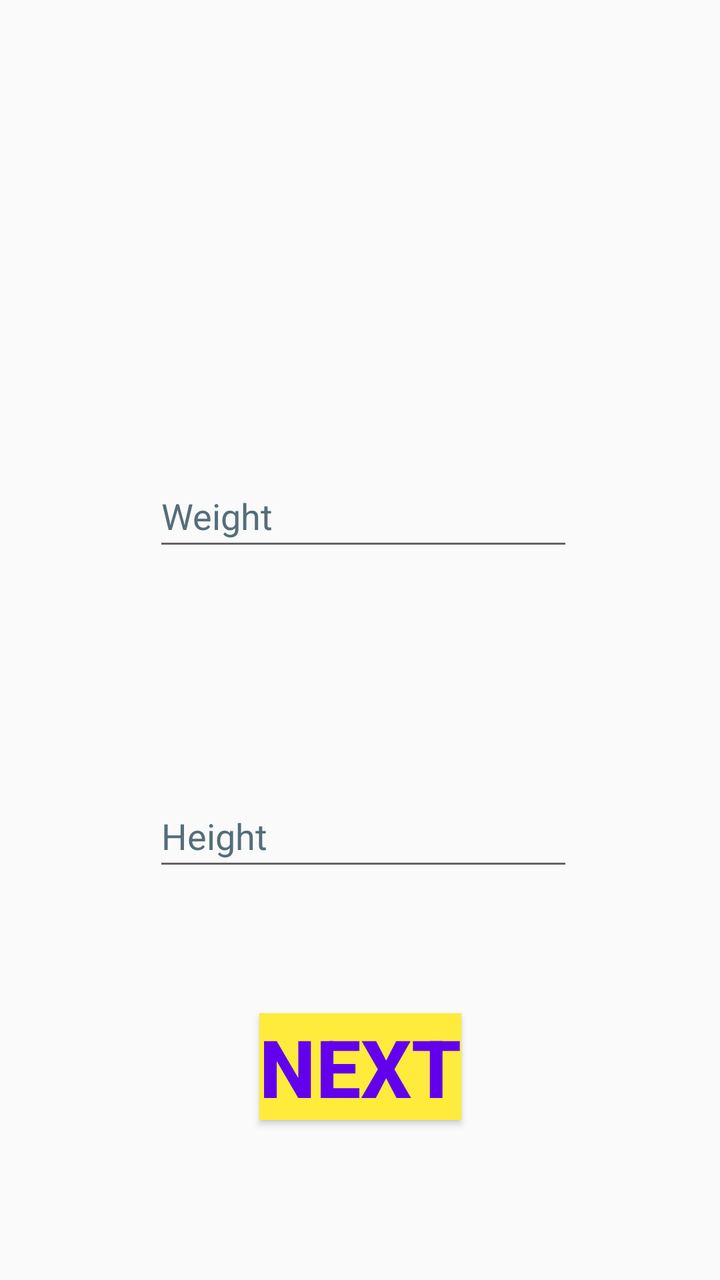
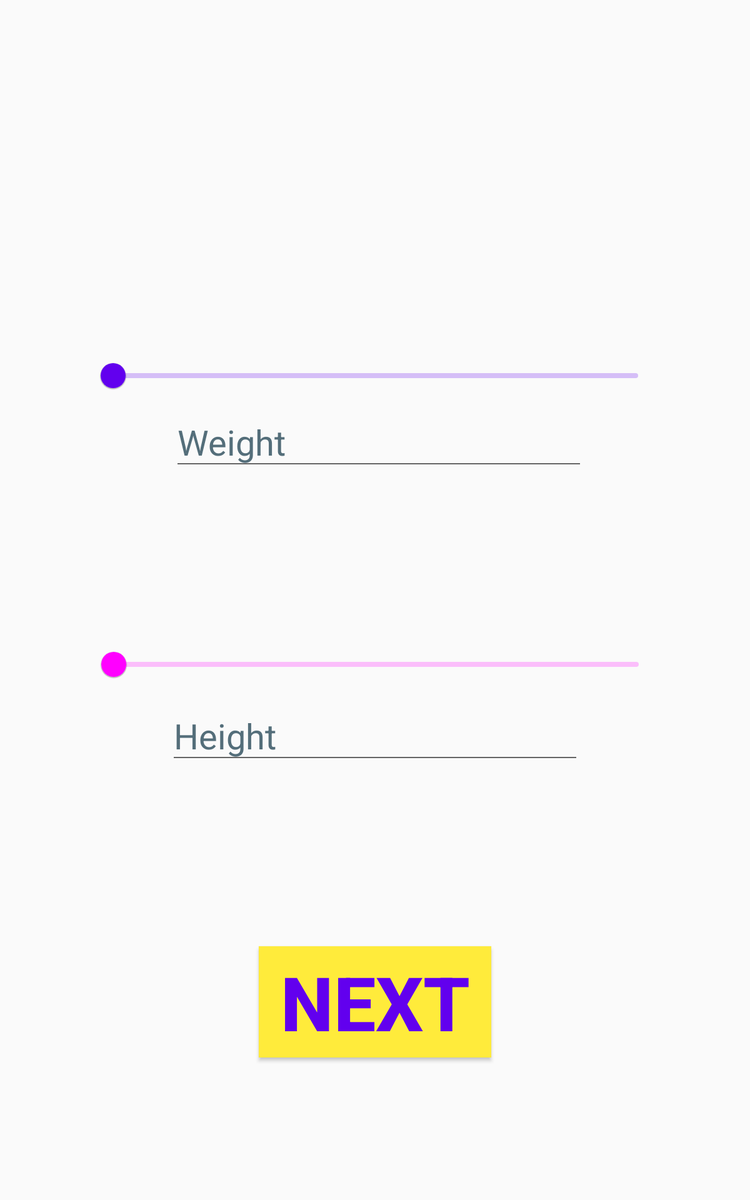

An Android layout and its configuration variant, each rendered on a device that would load it. The default file and the variant file are quoted in full after the pictures.
<!-- AndroidManifest.xml: application theme Theme.MAD_T2_AND_T3_BMI_Calculator -->
<!-- res/layout/activity_third_matric_input.xml -->
<?xml version="1.0" encoding="utf-8"?>
<android.support.constraint.ConstraintLayout xmlns:android="http://schemas.android.com/apk/res/android"
    xmlns:app="http://schemas.android.com/apk/res-auto"
    xmlns:tools="http://schemas.android.com/tools"
    android:layout_width="match_parent"
    android:layout_height="match_parent"
    tools:context=".ThirdActivity_Get_Input">


    <TextView
        android:id="@+id/textTitle"
        android:layout_width="210dp"
        android:layout_height="62dp"
        android:textColor="@color/black"
        android:textSize="24sp"
        android:textStyle="bold"
        app:layout_constraintBottom_toBottomOf="parent"
        app:layout_constraintEnd_toEndOf="parent"
        app:layout_constraintStart_toStartOf="parent"
        app:layout_constraintTop_toTopOf="parent"
        app:layout_constraintVertical_bias="0.156" />

    <EditText
        android:id="@+id/textWeight"
        android:layout_width="wrap_content"
        android:layout_height="wrap_content"
        android:layout_marginTop="80dp"
        android:ems="10"
        android:hint="@string/weight"
        android:inputType="numberSigned|numberDecimal"
        android:minHeight="48dp"
        android:textColorHint="#546E7A"
        app:layout_constraintEnd_toEndOf="parent"
        app:layout_constraintHorizontal_bias="0.512"
        app:layout_constraintStart_toStartOf="parent"
        app:layout_constraintTop_toBottomOf="@+id/textTitle"
        android:autofillHints="" />

    <TextView
        android:id="@+id/textViewWeight"
        android:layout_width="wrap_content"
        android:layout_height="wrap_content"
        android:layout_marginTop="10dp"
        android:textColor="@color/black"
        android:textSize="25sp"
        android:textStyle="bold"
        app:layout_constraintEnd_toEndOf="parent"
        app:layout_constraintHorizontal_bias="0.498"
        app:layout_constraintStart_toStartOf="parent"
        app:layout_constraintTop_toBottomOf="@+id/textWeight" />

    <EditText
        android:id="@+id/textHeight"
        android:layout_width="wrap_content"
        android:layout_height="wrap_content"
        android:layout_marginTop="240dp"
        android:ems="10"
        android:hint="@string/height"
        android:inputType="numberSigned|numberDecimal"
        android:minHeight="48dp"
        android:textColorHint="#546E7A"
        app:layout_constraintEnd_toEndOf="parent"
        app:layout_constraintHorizontal_bias="0.512"
        app:layout_constraintStart_toStartOf="parent"
        app:layout_constraintTop_toBottomOf="@+id/textTitle"
        android:autofillHints="" />

    <TextView
        android:id="@+id/textViewHeight"
        android:layout_width="wrap_content"
        android:layout_height="wrap_content"
        android:layout_marginTop="10dp"
        android:textColor="@color/black"
        android:textSize="25sp"
        android:textStyle="bold"
        app:layout_constraintEnd_toEndOf="parent"
        app:layout_constraintHorizontal_bias="0.506"
        app:layout_constraintStart_toStartOf="parent"
        app:layout_constraintTop_toBottomOf="@+id/textHeight" />

    <Button
        android:id="@+id/buttonNext"
        android:layout_width="wrap_content"
        android:layout_height="wrap_content"
        android:layout_marginBottom="80dp"
        android:background="#FFEB3B"
        android:text="@string/next"
        android:textColor="@color/purple_500"
        android:textSize="40sp"
        android:textStyle="bold"
        app:layout_constraintBottom_toBottomOf="parent"
        app:layout_constraintEnd_toEndOf="parent"
        app:layout_constraintStart_toStartOf="parent" />


</android.support.constraint.ConstraintLayout>
<!-- resources referenced by this layout -->
<resources>
  <color name="black">#FF000000</color>
  <color name="purple_500">#FF6200EE</color>
  <string name="height">Height</string>
  <string name="next">NEXT</string>
  <string name="weight">Weight</string>
  <style name="Theme.MAD_T2_AND_T3_BMI_Calculator" parent="Theme.AppCompat.Light.DarkActionBar">
          
          <item name="colorPrimary">@color/purple_500</item>
          <item name="colorPrimaryDark">@color/purple_700</item>
          <item name="colorAccent">@color/teal_200</item>
          
  
      </style>
  <color name="purple_700">#FF3700B3</color>
  <color name="teal_200">#FF03DAC5</color>
</resources>
<!-- res/layout-large/activity_third_matric_input.xml (the author's variant of the layout above) -->
<!-- drawn on a 7-inch tablet held upright -->
<?xml version="1.0" encoding="utf-8"?>
<androidx.constraintlayout.widget.ConstraintLayout xmlns:android="http://schemas.android.com/apk/res/android"
    xmlns:app="http://schemas.android.com/apk/res-auto"
    xmlns:tools="http://schemas.android.com/tools"
    android:id="@+id/myConstraintLayout"
    android:layout_width="match_parent"
    android:layout_height="match_parent"
    tools:context=".ThirdActivity_Get_Input">


    <TextView
        android:id="@+id/textTitle"
        android:layout_width="414dp"
        android:layout_height="112dp"
        android:textColor="@color/black"
        android:textSize="44sp"
        android:textStyle="bold"
        app:layout_constraintBottom_toBottomOf="parent"
        app:layout_constraintEnd_toEndOf="parent"
        app:layout_constraintStart_toStartOf="parent"
        app:layout_constraintTop_toTopOf="parent"
        app:layout_constraintVertical_bias="0.156" />

    <EditText
        android:id="@+id/textWeight"
        android:layout_width="wrap_content"
        android:layout_height="wrap_content"
        android:layout_marginTop="80dp"
        android:autofillHints=""
        android:ems="10"
        android:hint="@string/weight"
        android:inputType="numberSigned|numberDecimal"
        android:minHeight="48dp"
        android:textColorHint="#546E7A"
        android:textSize="28sp"
        app:layout_constraintEnd_toEndOf="parent"
        app:layout_constraintHorizontal_bias="0.512"
        app:layout_constraintStart_toStartOf="parent"
        app:layout_constraintTop_toBottomOf="@+id/textTitle" />

    <TextView
        android:id="@+id/textViewWeight"
        android:layout_width="wrap_content"
        android:layout_height="wrap_content"
        android:layout_marginTop="20dp"
        android:textColor="@color/black"
        android:textSize="35sp"
        android:textStyle="bold"
        app:layout_constraintEnd_toEndOf="parent"
        app:layout_constraintHorizontal_bias="0.498"
        app:layout_constraintStart_toStartOf="parent"
        app:layout_constraintTop_toBottomOf="@+id/textWeight" />

    <EditText
        android:id="@+id/textHeight"
        android:layout_width="wrap_content"
        android:layout_height="wrap_content"
        android:layout_marginTop="315dp"
        android:autofillHints=""
        android:ems="10"
        android:hint="@string/height"
        android:inputType="numberSigned|numberDecimal"
        android:minHeight="48dp"
        android:textColorHint="#546E7A"
        android:textSize="28sp"
        app:layout_constraintEnd_toEndOf="parent"
        app:layout_constraintStart_toStartOf="parent"
        app:layout_constraintTop_toBottomOf="@+id/textTitle" />

    <TextView
        android:id="@+id/textViewHeight"
        android:layout_width="wrap_content"
        android:layout_height="wrap_content"
        android:layout_marginTop="20dp"
        android:textColor="@color/black"
        android:textSize="35sp"
        android:textStyle="bold"
        app:layout_constraintEnd_toEndOf="parent"
        app:layout_constraintHorizontal_bias="0.506"
        app:layout_constraintStart_toStartOf="parent"
        app:layout_constraintTop_toBottomOf="@+id/textHeight" />

    <Button
        android:id="@+id/buttonNext"
        android:layout_width="186dp"
        android:layout_height="89dp"
        android:layout_marginTop="76dp"
        android:background="#FFEB3B"
        android:text="@string/next"
        android:textColor="@color/purple_500"
        android:textSize="60sp"
        android:textStyle="bold"
        app:layout_constraintEnd_toEndOf="parent"
        app:layout_constraintStart_toStartOf="parent"
        app:layout_constraintTop_toBottomOf="@+id/textViewHeight" />

    <com.google.android.material.slider.Slider
        android:id="@+id/sliderWeight"
        android:layout_width="450dp"
        android:layout_height="64dp"
        android:layout_marginTop="32dp"
        android:theme="@style/Slider_Theme1"
        android:value="0"
        android:valueFrom="0.0"
        android:valueTo="300.0"
        app:haloColor="@color/ObeseIII"
        app:layout_constraintEnd_toEndOf="parent"
        app:layout_constraintHorizontal_bias="0.495"
        app:layout_constraintStart_toStartOf="parent"
        app:layout_constraintTop_toBottomOf="@+id/textTitle"
        tools:ignore="SpeakableTextPresentCheck" />

    <com.google.android.material.slider.Slider
        android:id="@+id/sliderHeight"
        android:layout_width="450dp"
        android:layout_height="64dp"
        android:layout_marginTop="108dp"
        android:theme="@style/Slider_Theme2"
        android:value="0"
        android:valueFrom="0.0"
        android:valueTo="300.0"
        app:haloColor="@color/purple_200"
        app:layout_constraintEnd_toEndOf="parent"
        app:layout_constraintStart_toStartOf="parent"
        app:layout_constraintTop_toTopOf="@+id/textViewWeight"
        tools:ignore="SpeakableTextPresentCheck" />


</androidx.constraintlayout.widget.ConstraintLayout>
<!-- resources referenced by the variant -->
<!-- as a 7-inch tablet held upright resolves them -->
<resources>
  <color name="ObeseIII">#F57C00</color>
  <color name="black">#FF000000</color>
  <color name="purple_200">#FFBB86FC</color>
  <color name="purple_500">#FF6200EE</color>
  <string name="height">Height</string>
  <string name="next">NEXT</string>
  <string name="weight">Weight</string>
  <style name="Slider_Theme1" parent="Theme.MaterialComponents.Light.DarkActionBar">
  
          
          <item name="colorPrimary">@color/colorPrimary</item>
          <item name="colorPrimaryDark">@color/purple_700</item>
          <item name="colorAccent">@color/teal_200</item>
  
      </style>
  <style name="Slider_Theme2" parent="Theme.MaterialComponents.Light.DarkActionBar">
  
          
          <item name="colorPrimary">@color/colorSecondary</item>
          <item name="colorPrimaryDark">@color/purple_700</item>
          <item name="colorAccent">@color/teal_200</item>
  
      </style>
  <style name="Theme.MAD_T2_AND_T3_BMI_Calculator" parent="Theme.AppCompat.Light.DarkActionBar">
          
          <item name="colorPrimary">@color/purple_500</item>
          <item name="colorPrimaryDark">@color/purple_700</item>
          <item name="colorAccent">@color/teal_200</item>
          
  
      </style>
  <color name="purple_700">#FF3700B3</color>
  <color name="teal_200">#FF03DAC5</color>
</resources>
